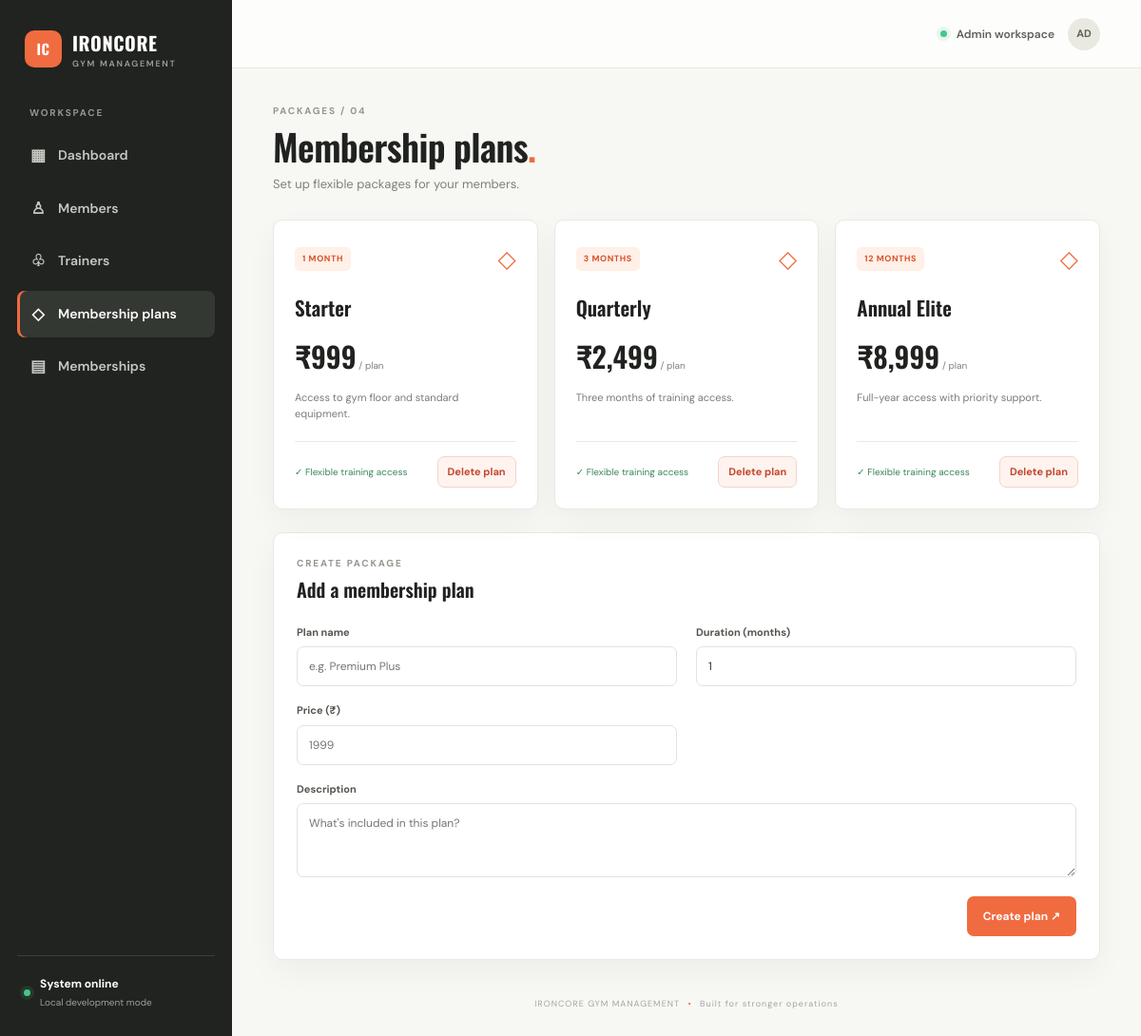
The app's page /plans with its own data.
### tables this page shows
CREATE TABLE plans (
        id INTEGER PRIMARY KEY AUTOINCREMENT,
        name TEXT NOT NULL,
        duration_months INTEGER NOT NULL,
        price REAL NOT NULL,
        description TEXT
    );

### app/routes.py (the view, shortened to what this page needs)
@bp.route("/plans", methods=["GET", "POST"])
def plans():
    db = get_db()
    rows = db.execute("SELECT * FROM plans ORDER BY price").fetchall()
    return render_template("plans.html", plans=rows)

### app/db.py (called while the page is built)
def get_db():
    if "db" not in g:
        g.db = sqlite3.connect(current_app.config["DATABASE"])
        g.db.row_factory = sqlite3.Row
        g.db.execute("PRAGMA foreign_keys = ON")
    return g.db

### app/templates/plans.html (shortened to what this page needs)
{% extends "base.html" %}
{% block content %}
<div class="page-heading"><div><p class="eyebrow">PACKAGES / 04</p><h1>Membership plans<span class="accent">.</span></h1><p class="subheading">Set up flexible packages for your members.</p></div></div>
<div class="card-grid plan-grid">{% for p in plans %}<article class="plan-card"><div class="plan-card-top"><span class="plan-tag">{{ p.duration_months }} MONTH{{ '' if p.duration_months == 1 else 'S' }}</span><span class="plan-symbol">◇</span></div><h3>{{ p.name }}</h3><div class="price">₹{{ '{:,.0f}'.format(p.price) }}<small> / plan</small></div><p>{{ p.description or 'Gym access and member support.' }}</p><div class="plan-bottom"><span>✓ Flexible training access</span><form method="post" action="{{ url_for('main.delete_plan', plan_id=p.id) }}" data-confirm="Delete the {{ p.name }} plan?"><button class="btn btn-small btn-danger" type="submit">Delete plan</button></form></div></article>{% else %}<div class="empty-state">No plans created yet.</div>{% endfor %}</div>
<section class="panel form-panel"><div class="panel-heading"><div><p class="eyebrow">CREATE PACKAGE</p><h3>Add a membership plan</h3></div></div><form method="post" class="form-grid"><label>Plan name <input name="name" required placeholder="e.g. Premium Plus"></label><label>Duration (months) <input name="duration_months" type="number" min="1" max="60" required value="1"></label><label>Price (₹) <input name="price" type="number" min="0" step="0.01" required placeholder="1999"></label><label class="span-two">Description <textarea name="description" rows="3" placeholder="What's included in this plan?"></textarea></label><div class="form-actions"><button class="btn btn-primary" type="submit">Create plan ↗</button></div></form></section>
{% endblock %}

### app/templates/base.html (shortened to what this page needs)
<!doctype html>
<html lang="en">
<head>
  <link rel="stylesheet" href="{{ url_for('static', filename='css/style.css') }}">
</head>
<body>
  <aside class="sidebar">
    <a class="brand" href="{{ url_for('main.dashboard') }}"><span class="brand-mark">IC</span><span>IRONCORE<small>GYM MANAGEMENT</small></span></a>
    <div class="nav-label">WORKSPACE</div>
    <nav>
      <a class="{{ 'active' if request.endpoint == 'main.dashboard' else '' }}" href="{{ url_for('main.dashboard') }}"><span>▦</span> Dashboard</a>
      <a class="{{ 'active' if request.endpoint in ['main.members','main.edit_member'] else '' }}" href="{{ url_for('main.members') }}"><span>♙</span> Members</a>
      <a class="{{ 'active' if request.endpoint in ['main.trainers'] else '' }}" href="{{ url_for('main.trainers') }}"><span>♧</span> Trainers</a>
      <a class="{{ 'active' if request.endpoint == 'main.plans' else '' }}" href="{{ url_for('main.plans') }}"><span>◇</span> Membership plans</a>
      <a class="{{ 'active' if request.endpoint == 'main.memberships' else '' }}" href="{{ url_for('main.memberships') }}"><span>▤</span> Memberships</a>
    </nav>
    <div class="sidebar-bottom"><div class="status-dot"></div><div><strong>System online</strong><small>Local development mode</small></div></div>
  </aside>
  <main class="main">
    <header class="topbar"><div class="mobile-brand">IRONCORE <span>ADMIN</span></div><div class="topbar-right"><span class="live-dot"></span> Admin workspace <div class="avatar">AD</div></div></header>
    <section class="page-content">
      {% block content %}{% endblock %}
      <footer>IRONCORE GYM MANAGEMENT <span>•</span> Built for stronger operations</footer>
    </section>
  </main>
</body>
</html>

### records on screen
plans: duration_months "1", name "Starter", price "999", description "Access to gym floor and standard equipment."
plans: duration_months "3", duration_months "S", name "Quarterly", price "2,499", description "Three months of training access."
plans: duration_months "12", duration_months "S", name "Annual Elite", price "8,999", description "Full-year access with priority support."
